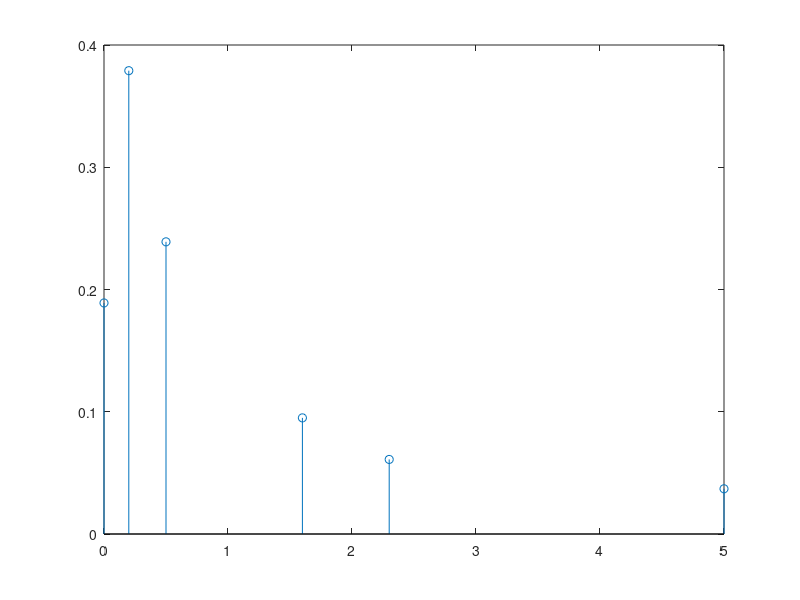

Recreate this plot in MATLAB. (Note: this script raises an error after producing the figure.)
clc; clear; close all;

Fractional_Power = [0.189 0.379 0.239 0.095 0.061 0.037];
Delay = [0.0 0.2 0.5 1.6 2.3 5.0];
Doppler = ['CLASS' 'CLASS' 'CLASS' 'GAUS1' 'GUAS2' 'GUAS2'];

figure(1); 
fig1 = stem(Delay, Fractional_Power);
fig1.LineWidth = 1;
xlabel('Time Delay \tau (\mus)'); ylabel('Fractional Power');
title('6-rays Reduced Typical Urban');
saveas(gcf,'Result\6-rays Reduced Typical Urban.jpg')
